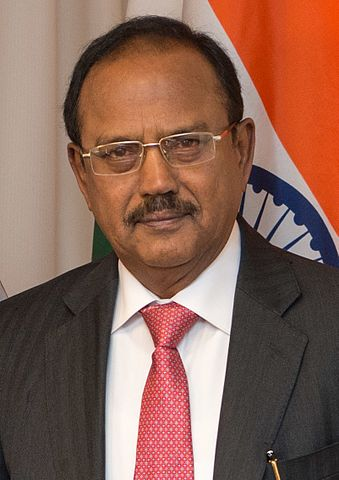
#> input picture showcases/AgeGender/images/ajit_doval.jpg, 339 x 480 px
$ python -i distance.py   (imports and definitions only)
#> lines starting #> are read from the running program, lines starting #| are printed output that depends on the picture; after the words box and inside, x2 and y2 are one past the last pixel; in counts of white or black regions, pixels touching at a corner belong together
#> further down, picture is the input picture: shape (480, 339, 3); mean B, G, R 85.6, 99.3, 136.2
import cv2


class Distance:


    def find_marker(self, image):
        # convert the image to grayscale, blur it, and detect edges
        gray = cv2.cvtColor(image, cv2.COLOR_BGR2GRAY)
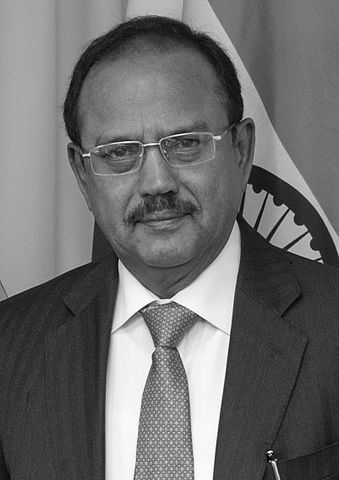
#> gray: shape (480, 339); min 0, max 255, mean 108.8
        gray = cv2.GaussianBlur(gray, (5, 5), 0)
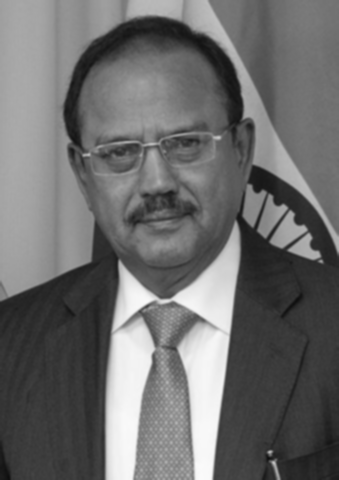
#> gray: shape (480, 339); min 14, max 250, mean 108.8
        edged = cv2.Canny(gray, 35, 125)
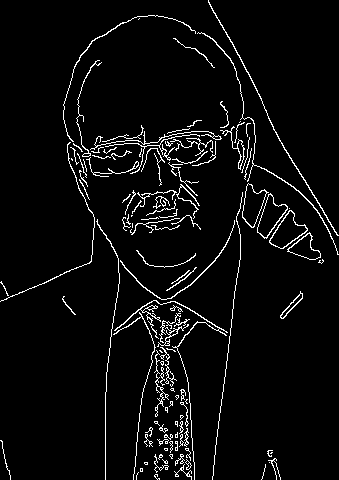
#> edged: shape (480, 339); 4.6% white in thin lines or dots

        # find the contours in the edged image and keep the largest one;
        # we'll assume that this is our piece of paper in the image
        (cnts, _) = cv2.findContours(edged.copy(), cv2.RETR_LIST, cv2.CHAIN_APPROX_SIMPLE)
#> cnts = 205 contours, 169 with area under 20; largest, box (x1, y1, x2, y2) and area: (269, 210, 308, 249) 707, (269, 210, 308, 249) 655, (257, 193, 288, 239) 641, (242, 183, 269, 228) 609, (257, 194, 288, 238) 605
        c = max(cnts, key = cv2.contourArea)
#> c = contour of 61 points, box (x1, y1, x2, y2) (269, 210, 308, 249), area 707

        # compute the bounding box of the of the paper region and return it
        return cv2.minAreaRect(c)


    def distance_to_camera(self, knownWidth, focalLength, perWidth):
        # compute and return the distance from the maker to the camera
        return (knownWidth * focalLength) / perWidth

>>> import cv2
>>> picture = cv2.imread('../../../showcases/AgeGender/images/ajit_doval.jpg')
>>> result = Distance().find_marker(picture)
#> result = ((286, 232), (38.18, 26.87), -45)

$ run again, on showcases/AgeGender/images/amanda_bynes.jpg
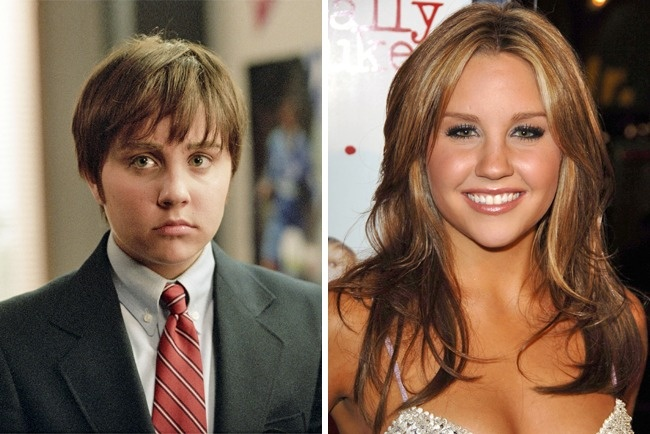
#> input picture showcases/AgeGender/images/amanda_bynes.jpg, 650 x 434 px
#> picture is the input picture: shape (434, 650, 3); mean B, G, R 85.4, 103.3, 128.2
#> in find_marker, `gray = cv2.cvtColor(image, cv2.COLOR_BGR2GRAY)`:
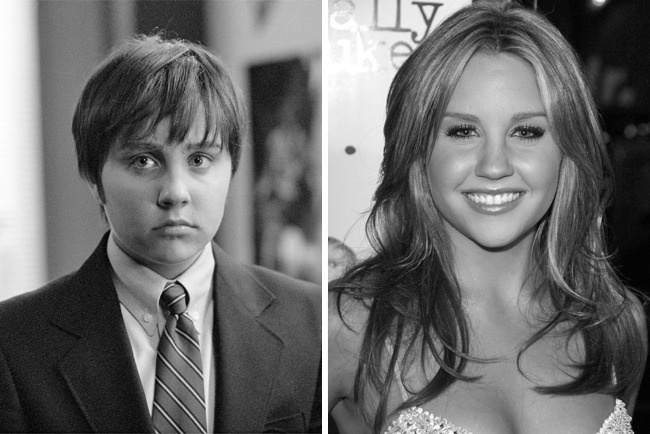
#> gray: shape (434, 650); min 0, max 255, mean 108.7
#> in find_marker, `edged = cv2.Canny(gray, 35, 125)`:
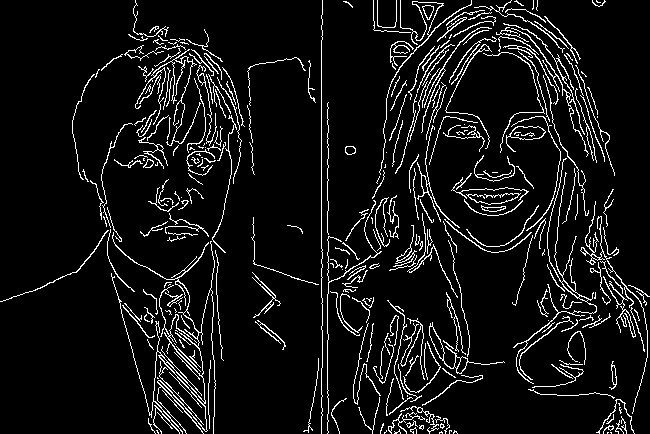
#> edged: shape (434, 650); 7.6% white in thin lines or dots
#> cnts = 362 contours, 276 with area under 20; largest, box (x1, y1, x2, y2) and area: (111, 232, 216, 434) 501, (429, 322, 505, 374) 394, (506, 126, 546, 152) 371, (510, 126, 546, 140) 347, (513, 158, 597, 384) 204
#> c = contour of 1075 points, box (x1, y1, x2, y2) (111, 232, 216, 434), area 501
#> result = ((163, 332.5), (103.1, 201.8), -0.477)
